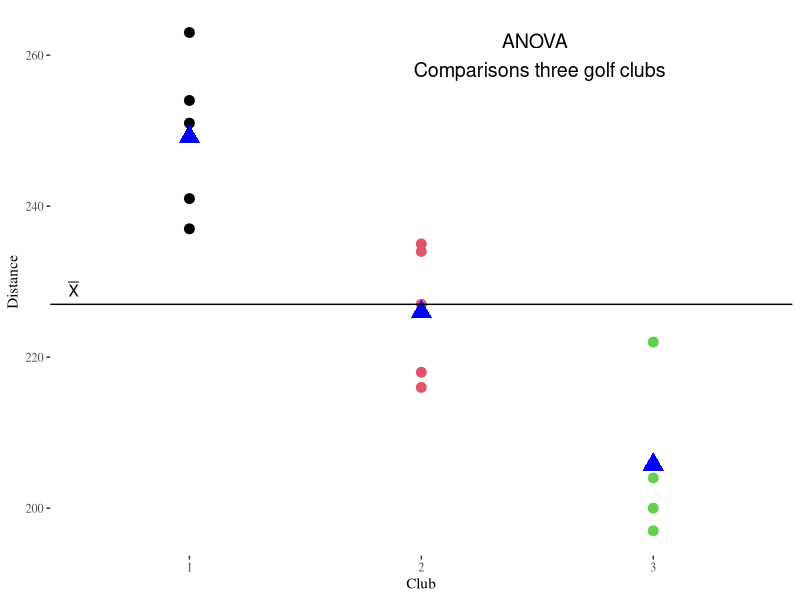

The R script that drew this image:
require(tibble)
require(tidyr)
require(dplyr)
require(ggplot2)
require(ggthemes)
a <- tibble(c(254,263,241,237,251))
b <- tibble(c(234,218,235,227,216))
c <- tibble(c(200,222,197,206,204))
d <- bind_cols(a,b,c)


colnames(d) <- c(1,2,3)
e <- gather(d, "Club","n", 1:3)
gd <- e %>% 
  group_by(Club) %>% 
  summarise(n = mean(n))
ggplot(e) + geom_point(aes(x=Club, y = n), color=e$Club, size = 3) + 
  geom_point(data=gd,aes( x=gd$Club, y = gd$n), color="blue", size = 5,
             shape=17) +
  theme_tufte() +
  geom_hline(yintercept = mean(e$n)) + ylab("Distance") +
  annotate("text", x = 2.5, y = 260, size=5, 
           label = "ANOVA \n Comparisons three golf clubs") +
  annotate("text", x = .5, y = 229,  
           label = "bar(X)", parse=T) 


  